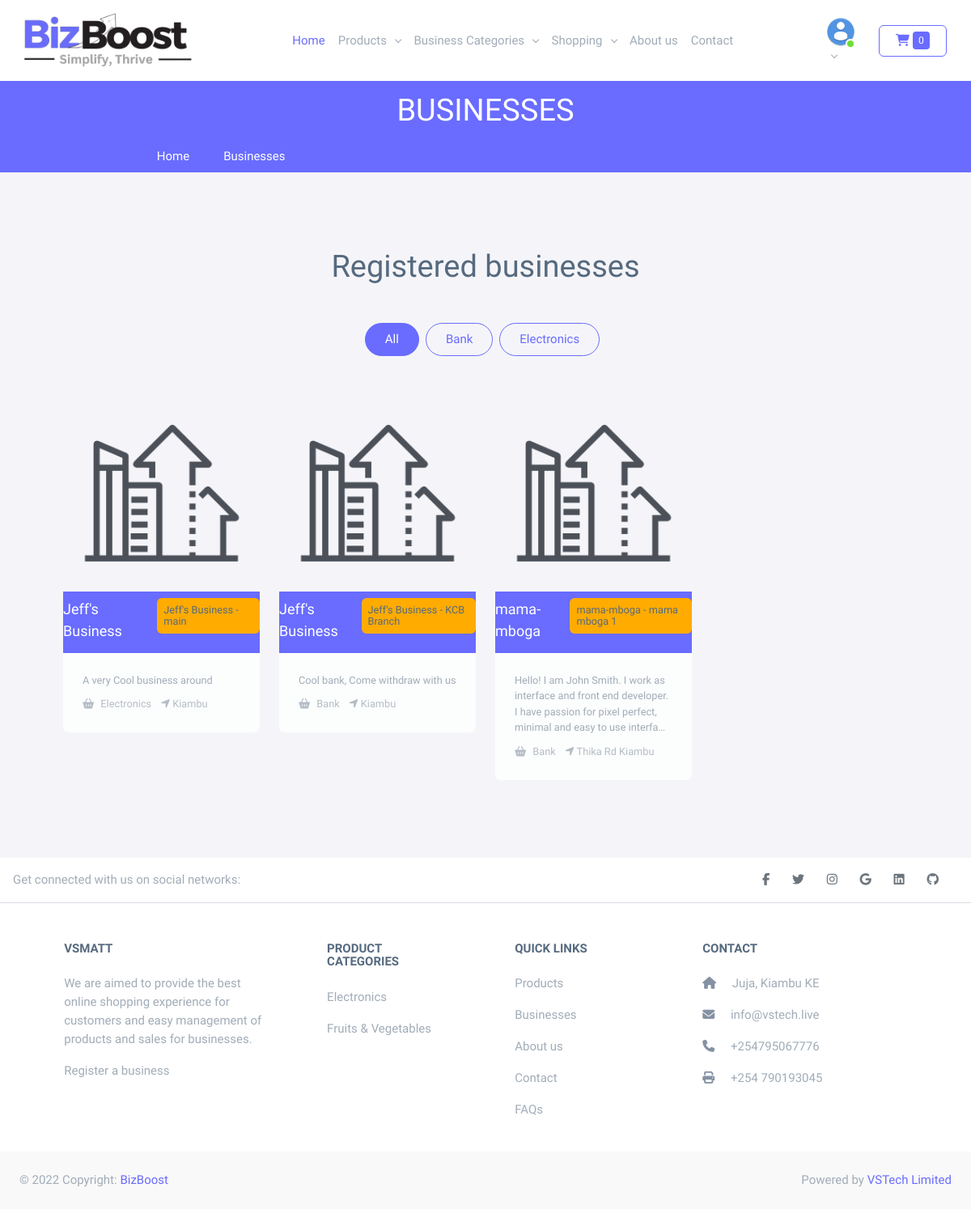
/businesses/, run on an earlier commit of the app's database.
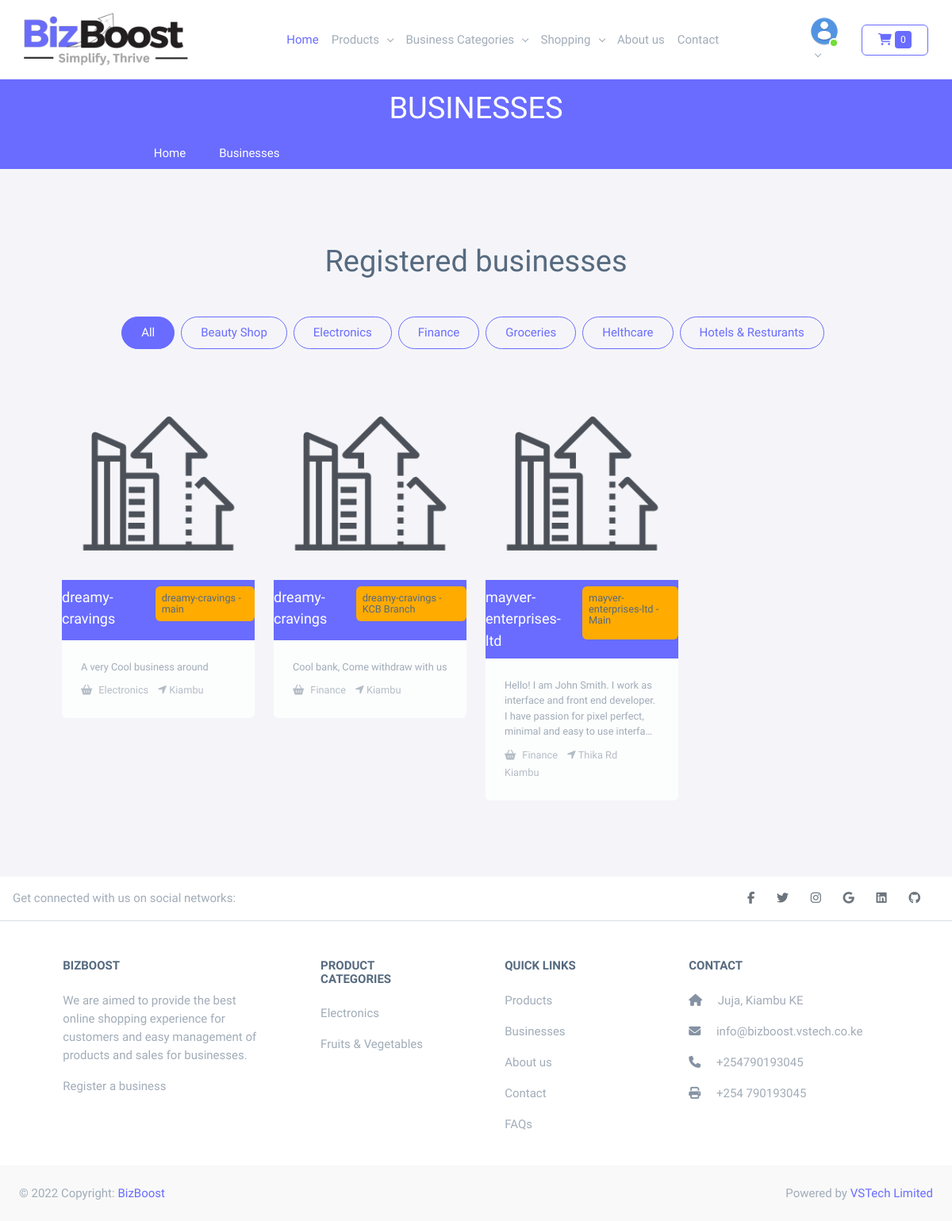
And on a later commit of the database.
### business/models.py (models this page shows, shortened)
class BusinessCategory(models.Model):
    title = models.CharField(max_length=200)
    slug = models.SlugField(max_length=200, unique=True)
    image = ResizedImageField(
        upload_to=bs_category_file_name,
        blank=True,
        null=True,
        size=[100, 100]
    )
    marker = models.ImageField(upload_to=markers_file_name, blank=True, null=True)
    created_by = models.ForeignKey('auth.User', related_name='business_category_author', on_delete=models.CASCADE)
    created_at = models.DateTimeField(auto_now_add=True)
    updated_at = models.DateTimeField(auto_now=True)
    class Meta:
        ordering = ('title',)
        verbose_name = 'category'
        verbose_name_plural = 'Business Categories'
    def __str__(self):
        return self.title
    def get_absolute_url(self):
        return reverse('business:category', args=[self.slug])

class BusinessBranch(models.Model):
    business = models.ForeignKey(BusinessProfile, on_delete=models.CASCADE, related_name="branch")
    name = models.CharField(max_length=100)
    category = models.ForeignKey(BusinessCategory, related_name='businesses', on_delete=models.CASCADE)
    customer_service_number = PhoneNumberField(null=True, blank=True)
    slug = models.SlugField(db_index=True)
    longitude = models.DecimalField(max_digits=22, decimal_places=16)
    latitude = models.DecimalField(max_digits=22, decimal_places=16)
    address = models.CharField(max_length=300)
    created = models.DateTimeField(auto_now_add=True)
    updated = models.DateTimeField(auto_now=True)
    description = models.TextField(blank=True, null=True)
    additional_info = models.TextField(blank=True, null=True)
    image = ResizedImageField(
        upload_to=business_branch_file_name,
        blank=True,
        null=True,
        size=[500, 500]
    )
    is_approved = models.BooleanField(default=False)
    def __str__(self):
        return f"{self.business.name} - {self.name}"
    def get_absolute_url(self):
        return reverse(
            'shop:shop',
            args=[
                self.business.slug,
                self.slug
            ]
        )

class BusinessProfile(models.Model):
    name = models.CharField(max_length=100)
    slug = models.SlugField(max_length=100, db_index=True)
    owner = models.ForeignKey(User, on_delete=models.CASCADE)
    longitude = models.DecimalField(max_digits=22, decimal_places=16)
    latitude = models.DecimalField(max_digits=22, decimal_places=16)
    address = models.CharField(max_length=300)
    created = models.DateTimeField(auto_now_add=True)
    updated = models.DateTimeField(auto_now=True)
    description = models.TextField(blank=True, null=True)
    additional_info = models.TextField(blank=True, null=True)
    is_approved = models.BooleanField(default=False)
    image = ResizedImageField(
        upload_to=business_file_name,
        blank=True,
        null=True,
        size=[500, 500]
    )
    def __str__(self):
        return self.name

### core/models.py (models this page shows, shortened)
class Vsmatt(models.Model):
    title = models.CharField(max_length=255)
    logo = models.ImageField(upload_to='uploads/vsmatt/logo', blank=True, null=True)
    about_us = models.TextField(blank=True, null=True)
    phone_number = PhoneNumberField(blank=True, null=True)
    twitter = models.URLField(blank=True, null=True)
    facebook = models.URLField(blank=True, null=True)
    linkedin = models.URLField(blank=True, null=True)
    instagram = models.URLField(blank=True, null=True)
    github = models.URLField(blank=True, null=True)
    email = models.EmailField(blank=True, null=True)
    address = models.CharField(blank=True, null=True, max_length=256)
    set_current = models.BooleanField(default=False)
    longitude = models.DecimalField(max_digits=22, decimal_places=16, default=37.0106327842076)
    latitude = models.DecimalField(max_digits=22, decimal_places=16, default=-1.1139084362152138)
    def __str__(self):
        return self.title

### products/models.py (models this page shows)
class ProductCategory(models.Model):
    title = models.CharField(max_length=200)
    slug = models.SlugField(max_length=200, unique=True)
    image = ResizedImageField(
        upload_to=category_file_name,
        blank=True,
        null=True,
        size=[100, 100]
    )
    created_by = models.ForeignKey('auth.User', related_name='category_author', on_delete=models.CASCADE)
    created_at = models.DateTimeField(auto_now_add=True)
    updated_at = models.DateTimeField(auto_now=True)
    class Meta:
        ordering = ('title',)
        verbose_name = 'category'
        verbose_name_plural = 'Product Categories'
    def __str__(self):
        return self.title
    def get_absolute_url(self):
        return reverse(
            'products:category',
            args=[
                self.slug
            ])

### business/views.py (the view)
# urls.py: path('businesses/', views.BusinessesView.as_view(), name='businesses'),
def businesses(request, category_slug=None):
    businesses = BusinessBranch.objects.all()
    if category_slug:
        businesses = BusinessBranch.objects.filter(category__slug=category_slug)
    return render(request, 'farm/business/index.html', {
        'businesses': businesses,
        'title': "Businesses",
        'categories': category_slug
    })

### templates/farm/business/index.html (shortened to what this page needs)
{% extends 'base.html' %}
{% load static %}
{% block content %}
    <div class="container-fluid py-5">
        <div class="container py-5 px-lg-5">
            <div class="wow fadeInUp" data-wow-delay="0.1s">
                <h1 class="text-center mb-5">Registered businesses</h1>
            </div>
            <div class="d-flex justify-content-center mb-5" id="portfolio-flters">
                <a class="py-2 px-4 rounded-pill border border-primary {% if not categories  %} bg-primary text-white {% endif %}  me-2" href="{% url 'business:businesses' %}">All</a>
                {% if business_categories %}
                    {% for category in business_categories %}
                        <a class="py-2 px-4 border border-primary {% if category.slug == categories %} bg-primary text-white {% endif %} rounded-pill me-2" href="{{category.get_absolute_url}}"><span>{{category}}</span></a>
                    {% endfor %}
                {% endif %}
            </div>
            <div class="row g-4 portfolio-container">
                {% if businesses %}
                    {% for business in businesses %}
                    <div class="col-lg-3 col-md-4 portfolio-item first wow fadeInUp" data-wow-delay="0.1s">
                        <div class="rounded overflow-hidden">
                            <div class="position-relative overflow-hidden">
                                <a href="{{business.get_absolute_url}}"><img class="img-fluid w-100" src="{% if business.image %} {{business.image.url}}{% else %}{% static 'img/business_default.png'%}{% endif %}" alt="{{business}}" title="{{business}}"></a>
                                <div class="portfolio-overlay d-flex bg-primary py-2 justify-content-evenly">
                                    <h5 class="lh-base mb-0 me-2 text-white">{{business.business}}</h5>
                                    <h6 class="bg-warning small p-2 rounded-2">{{business}}</h6>
                                </div>
                            </div>
                            <div class="bg-light p-4">
                                <p class="text-muted fw-light mb-2 small">{{business.description|truncatechars:135|default:"Business has no description"}}</p>
                                <span class="small text-light me-2"><i class="fa fa-shopping-basket me-2" aria-hidden="true"></i>{{business.category}}</span>
                                <span class="small text-light me-2"><i class="fa fa-location-arrow"></i> {{business.address}}</span>
                            </div>
                        </div>
                    </div>
                    {% endfor %}
                {% else %}
                    <p class="col-md-12 text-center">No Registered business.</p>
                {% endif %}
            </div>
        </div>
    </div>
{% endblock %}

### templates/partials/footer.html
<footer class="text-center text-lg-start bg-white text-muted">
    <section class="d-flex justify-content-center justify-content-lg-between p-3 border-bottom">
      <div class="me-5 d-none d-lg-block">
        <span>Get connected with us on social networks:</span>
      </div>
      <div>
        {% if vsmatt.facebook %}
          <a href="{{ vsmatt.facebook }}" class="me-4 link-secondary">
            <i class="fab fa-facebook-f"></i>
          </a>
        {% endif %}
        {% if vsmatt.twitter %}
          <a href="{{ vsmatt.twitter }}" class="me-4 link-secondary">
            <i class="fab fa-twitter"></i>
          </a>
        {% endif %}
        {% if vsmatt.instagram %}
          <a href="{{ vsmatt.instagram }}" class="me-4 link-secondary">
            <i class="fab fa-instagram"></i>
          </a>
        {% endif %}
        {% if vsmatt.email %}
          <a href="mailto:{{ vsmatt.email }}" class="me-4 link-secondary">
            <i class="fab fa-google"></i>
          </a>
        {% endif %}
        {% if vsmatt.linkedin %}
          <a href="{{ vsmatt.linkedin }}" class="me-4 link-secondary">
            <i class="fab fa-linkedin"></i>
          </a>
        {% endif %}
        {% if vsmatt.github %}
          <a href="{{ vsmatt.github }}" class="me-4 link-secondary">
            <i class="fab fa-github"></i>
          </a>
        {% endif %}
      </div>
    </section>
    <section class="">
      <div class="container text-center text-md-start mt-5">
        <div class="row mt-3">
          <div class="col-md-3 col-lg-4 col-xl-3 mx-auto mb-4">
            <h6 class="text-uppercase fw-bold mb-4">
              {{ vsmatt | default:"BizBoost" }}
            </h6>
            <p>
              We are aimed to provide the best online shopping experience for customers and easy management of products and sales for businesses.
              <p><a href="{% url 'business:register_business' %}" class="text-reset">Register a business</a></p>
            </p>
          </div>
          <div class="col-md-2 col-lg-2 col-xl-2 mx-auto mb-4">
            <h6 class="text-uppercase fw-bold mb-4">
                Product Categories
            </h6>
            {% if product_categories %}
              {% for category in product_categories %}
                <p><a href="{{ category.get_absolute_url }}" class="text-reset">{{category}}</a></p>
              {% endfor %}
            {% else %}
              <p>No Available Category</p>
            {% endif %}
          </div>
          <div class="col-md-3 col-lg-2 col-xl-2 mx-auto mb-4">
            <h6 class="text-uppercase fw-bold mb-4">
              Quick links
            </h6>
            <p>
              <a href="{% url 'products:products_list' %}" class="text-reset">Products</a>
            </p>
            <p>
              <a href="{% url 'business:businesses' %}" class="text-reset">Businesses</a>
            </p>
            <p>
              <a href="{% url 'about' %}" class="text-reset">About us</a>
            </p>
            <p>
              <a href="{% url 'contact' %}" class="text-reset">Contact</a>
            </p>
            <p>
              <a href="{% url 'faq' %}" class="text-reset">FAQs</a>
            </p>
          </div>
          <div class="col-md-4 col-lg-3 col-xl-3 mx-auto mb-md-0 mb-4">
            <h6 class="text-uppercase fw-bold mb-4">Contact</h6>
            <p><i class="fas fa-home me-3 text-secondary"></i> {{vsmatt.address | default:"Juja KE 52106-00100"}} </p>
            <p>
              <i class="fas fa-envelope me-3 text-secondary"></i>
              {{vsmatt.email | default:"info@bizboost.vstech.co.ke"}}
            </p>
            <p><i class="fas fa-phone me-3 text-secondary"></i> {{ vsmatt.phone_number | default:"+25490193045"}} </p>
            <p><i class="fas fa-print me-3 text-secondary"></i> +254 790193045</p>
          </div>
        </div>
      </div>
    </section>
    <div class="text-center p-4" style="background-color: rgba(0, 0, 0, 0.025);">
      <div class="d-flex justify-content-between">
        <span>© 2022 Copyright: <a href="https://bizboost.vstech.co.ke/">BizBoost</a></span>
        <span>Powered by <a href="https://vstech.co.ke/">VSTech Limited</a></span>
      </div>
    </div>
  </footer>

What changed in the data, as far as the page shows it:
added BusinessCategory: title "Beauty Shop"
changed BusinessCategory "Electronics": moves up the list
changed BusinessCategory: title "Bank" → "Finance"
added BusinessCategory: title "Groceries"
added BusinessCategory: title "Helthcare"
added BusinessCategory: title "Hotels & Resturants"
changed through a linked row, BusinessBranch "A very Cool business around": business "Jeff's Business" → "dreamy-cravings"; business+name "Jeff's Business - main" → "dreamy-cravings - main"
changed through a linked row, BusinessBranch "Cool bank, Come withdraw with us": business "Jeff's Business" → "dreamy-cravings"; business+name "Jeff's Business - KCB Branch" → "dreamy-cravings - KCB Branch"; category "Bank" → "Finance"
changed BusinessBranch "Thika Rd Kiambu": business "mama-mboga" → "mayver-enterprises-ltd"; business+name "mama-mboga - mama mboga 1" → "mayver-enterprises-ltd - Main"; category "Bank" → "Finance"
changed Vsmatt "Juja, Kiambu KE": title "VSMATT" → "BIZBOOST"; email "info@vstech.live" → "info@bizboost.vstech.co.ke"; phone_number "+254795067776" → "+254790193045"
